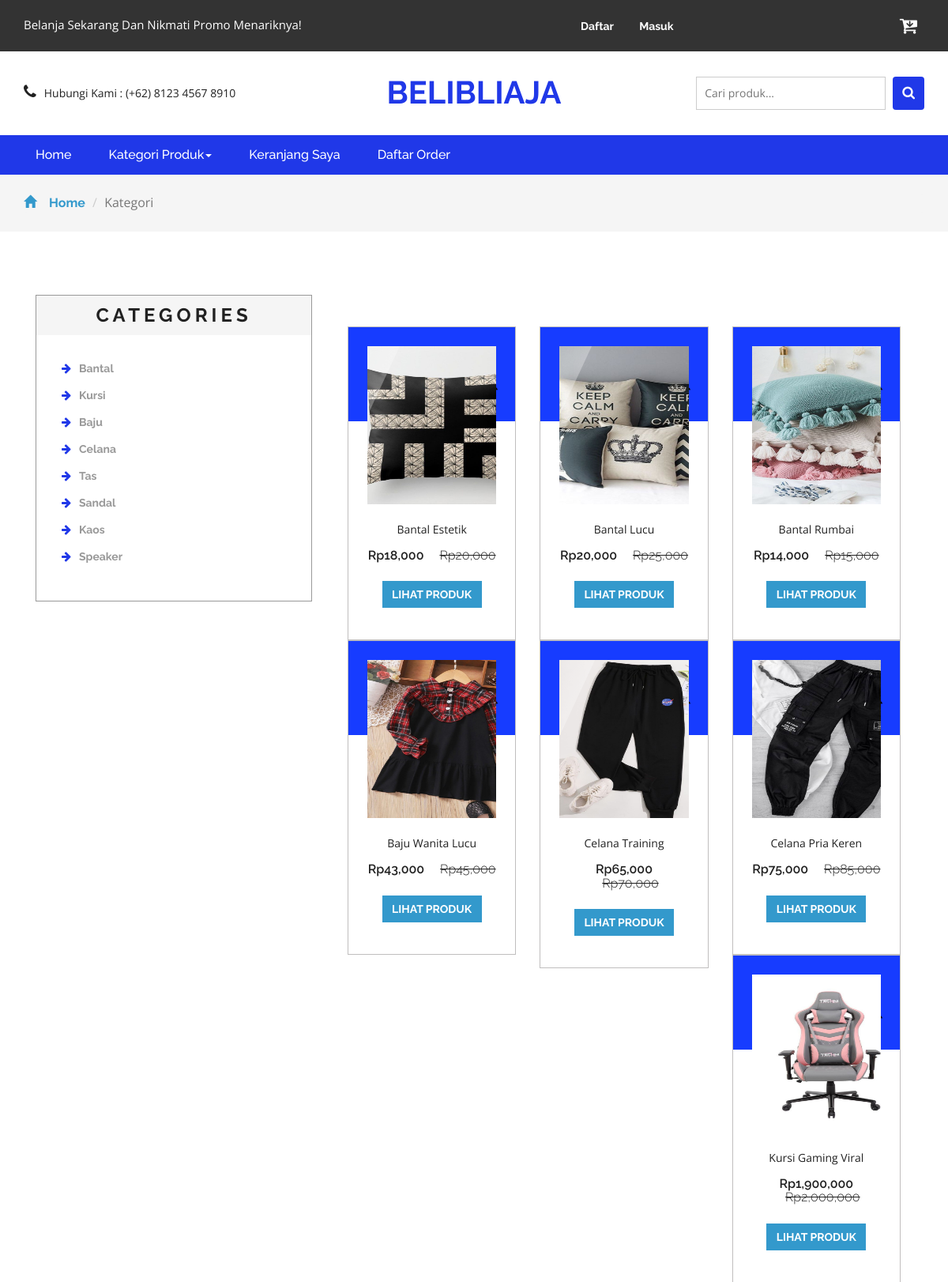
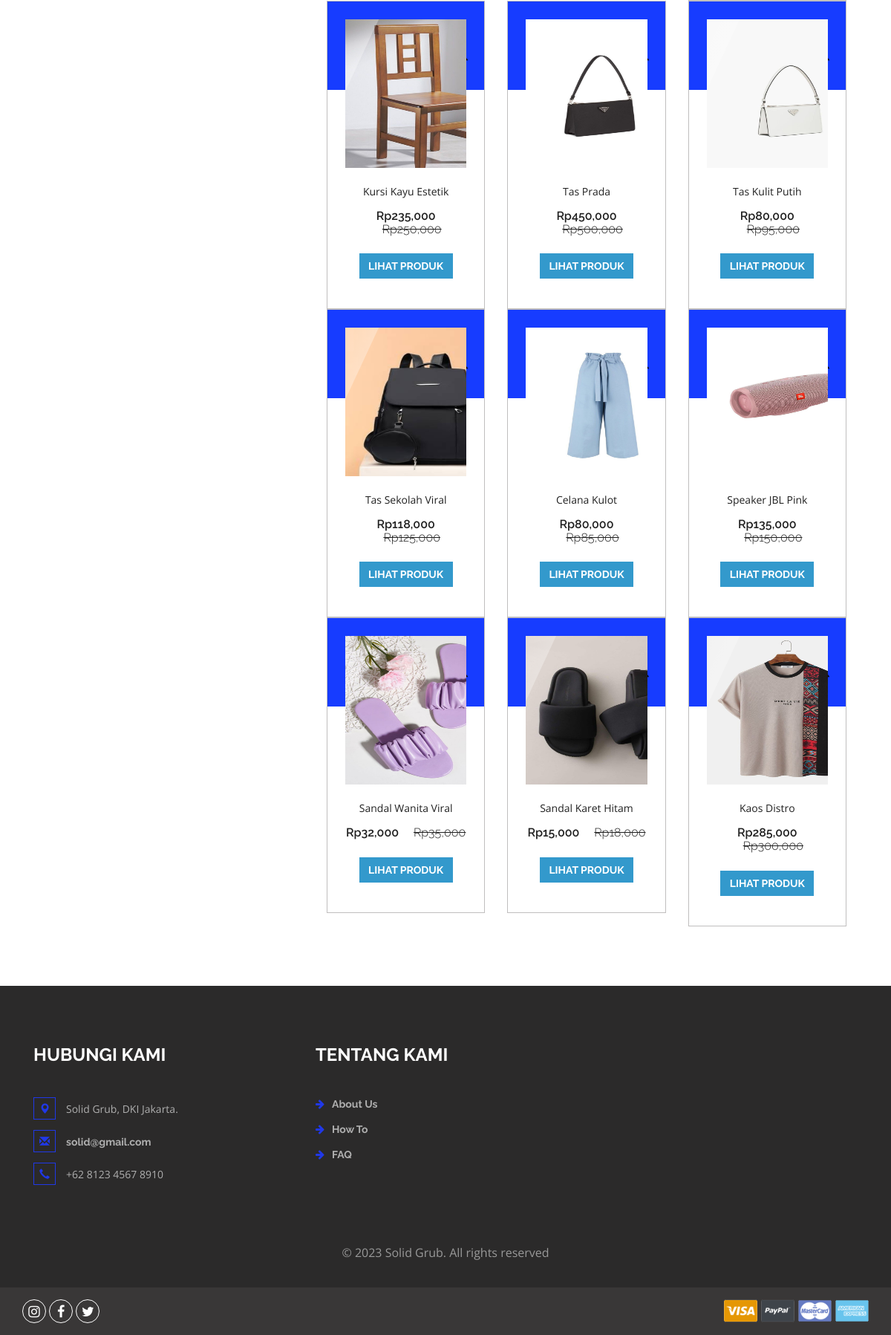
Screenshot of /search.php with the database file from the repository (2 pictures, top to bottom).
### tables this page shows
CREATE TABLE `kategori` (
  `idkategori` int(11) NOT NULL,
  `namakategori` varchar(20) NOT NULL,
  `tgldibuat` timestamp NOT NULL DEFAULT current_timestamp()
);

CREATE TABLE `produk` (
  `idproduk` int(11) NOT NULL,
  `idkategori` int(11) NOT NULL,
  `namaproduk` varchar(30) NOT NULL,
  `gambar` varchar(100) NOT NULL,
  `deskripsi` varchar(200) NOT NULL,
  `rate` int(11) NOT NULL,
  `hargabefore` int(11) NOT NULL,
  `hargaafter` int(11) NOT NULL,
  `tgldibuat` timestamp NOT NULL DEFAULT current_timestamp()
);

### search.php (the view, shortened to what this page needs)
<?php
include 'dbconnect.php';
$s = $_POST['Search'];
?>
<!DOCTYPE html>
<html>
<head>
<link href="css/bootstrap.css" rel="stylesheet" type="text/css" media="all" />
<link href="css/style.css" rel="stylesheet" type="text/css" media="all" />
<link href="css/font-awesome.css" rel="stylesheet">
</head>
<body>
	<div class="agileits_header">
		<div class="container">
			<div class="w3l_offers">
				<p>Belanja Sekarang Dan Nikmati Promo Menariknya!</p>
			</div>
			<div class="agile-login">
				<ul>
				<?php
				if(!isset($_SESSION['log'])){
					echo '
					<li><a href="registered.php"> Daftar</a></li>
					<li><a href="login.php">Masuk</a></li>
					';
				}
				?>
				</ul>
			</div>
			<div class="product_list_header">
					<a href="cart.php"><button class="w3view-cart" type="submit" name="submit" value=""><i class="fa fa-cart-arrow-down" aria-hidden="true"></i></button>
					 </a>
			</div>
			<div class="clearfix"> </div>
		</div>
	</div>
	<div class="logo_products">
		<div class="container">
		<div class="w3ls_logo_products_left1">
				<ul class="phone_email">
					<li><i class="fa fa-phone" aria-hidden="true"></i>Hubungi Kami : (+62) 8123 4567 8910</li>
				</ul>
			</div>
			<div class="w3ls_logo_products_left">
				<h1><a href="index.php">Belibliaja</a></h1>
			</div>
		<div class="w3l_search">
			<form action="search.php" method="post">
				<input type="search" name="Search" placeholder="Cari produk...">
				<button type="submit" class="btn btn-default search" aria-label="Left Align">
					<i class="fa fa-search" aria-hidden="true"> </i>
				</button>
			</form>
		</div>
			<div class="clearfix"> </div>
		</div>
	</div>
	<div class="navigation-agileits">
		<div class="container">
			<nav class="navbar navbar-default">
							<div class="collapse navbar-collapse" id="bs-megadropdown-tabs">
								<ul class="nav navbar-nav">
									<li class="active"><a href="index.php" class="act">Home</a></li>
									<li class="dropdown">
										<a href="#" class="dropdown-toggle" data-toggle="dropdown">Kategori Produk<b class="caret"></b></a>
									</li>
									<li><a href="cart.php">Keranjang Saya</a></li>
									<li><a href="konfirmasi.php">Daftar Order</a></li>
								</ul>
							</div>
							</nav>
			</div>
		</div>
	<div class="breadcrumbs">
		<div class="container">
			<ol class="breadcrumb breadcrumb1 animated wow slideInLeft" data-wow-delay=".5s">
				<li><a href="index.php"><span class="glyphicon glyphicon-home" aria-hidden="true"></span>Home</a></li>
				<li class="active">Kategori</li>
			</ol>
		</div>
	</div>
	<div class="products">
		<div class="container">
			<div class="col-md-4 products-left">
				<div class="categories">
					<h2>Categories</h2>
					<ul class="cate">
						<?php
														$kat=mysqli_query($conn,"SELECT * from kategori order by idkategori ASC");
														while($p=mysqli_fetch_array($kat)){
															?>
														<li><a href="kategori.php?idkategori=<?php echo $p['idkategori'] ?>"><i class="fa fa-arrow-right" aria-hidden="true"></i><?php echo $p['namakategori'] ?></a></li>
														<?php
																	}
														?>
					</ul>
				</div>
			</div>
			<div class="col-md-8 products-right">
				<div class="agile_top_brands_grids">
				<?php
					$brgs=mysqli_query($conn,"SELECT * from produk where namaproduk like '%$s%' or deskripsi like '%$s%' order by idproduk ASC");
					$x = mysqli_num_rows($brgs);
					if($x>0){
					while($p=mysqli_fetch_array($brgs)){
					?>
						<div class="col-md-4 top_brand_left">
						<div class="hover14 column">
							<div class="agile_top_brand_left_grid">
								<div class="agile_top_brand_left_grid_pos">
								</div>
								<div class="agile_top_brand_left_grid1">
									<figure>
										<div class="snipcart-item block">
											<div class="snipcart-thumb">
												<a href="product.php?idproduk=<?php echo $p['idproduk'] ?>"><img src="<?php echo $p['gambar']?>" width="200px" height="200px"></a>
												<p><?php echo $p['namaproduk'] ?></p>
												<h4>Rp<?php echo number_format($p['hargaafter']) ?> <span>Rp<?php echo number_format($p['hargabefore']) ?></span></h4>
											</div>
											<div class="snipcart-details top_brand_home_details">
												<fieldset>
													<a href="product.php?idproduk=<?php echo $p['idproduk'] ?>"><input type="submit" class="button" value="Lihat Produk" /></a>
												</fieldset>
											</div>
										</div>
									</figure>
								</div>
							</div>
						</div>
					</div>
						<?php
							}
					} else {
						echo "Data tidak ditemukan, coba kata kunci lainnya";
					}
						?>
				</div>
			</div>
			<div class="clearfix"> </div>
		</div>
	</div>
<div class="footer">
		<div class="container">
			<div class="w3_footer_grids">
				<div class="col-md-4 w3_footer_grid">
					<h3>Hubungi Kami</h3>
					<ul class="address">
						<li><i class="glyphicon glyphicon-map-marker" aria-hidden="true"></i>Solid Grub, DKI Jakarta.</li>
						<li><i class="glyphicon glyphicon-envelope" aria-hidden="true"></i><a href="mailto:solid@email">solid@gmail.com</a></li>
						<li><i class="glyphicon glyphicon-earphone" aria-hidden="true"></i>+62 8123 4567 8910</li>
					</ul>
				</div>
				<div class="col-md-3 w3_footer_grid">
					<h3>Tentang Kami</h3>
					<ul class="info">
						<li><i class="fa fa-arrow-right" aria-hidden="true"></i><a href="about.html">About Us</a></li>
						<li><i class="fa fa-arrow-right" aria-hidden="true"></i><a href="about.html">How To</a></li>
						<li><i class="fa fa-arrow-right" aria-hidden="true"></i><a href="about.html">FAQ</a></li>
					</ul>
				</div>
				<div class="clearfix"> </div>
			</div>
		</div>
		<div class="footer-copy">
			<div class="container">
				<p>© 2023 Solid Grub. All rights reserved</p>
			</div>
		</div>
	</div>
	<div class="footer-botm">
			<div class="container">
				<div class="w3layouts-foot">
					<ul>
						<li><a href="#" class="w3_agile_instagram"><i class="fa fa-instagram" aria-hidden="true"></i></a></li>
						<li><a href="#" class="w3_agile_facebook"><i class="fa fa-facebook" aria-hidden="true"></i></a></li>
						<li><a href="#" class="agile_twitter"><i class="fa fa-twitter" aria-hidden="true"></i></a></li>
					</ul>
				</div>
				<div class="payment-w3ls">
					<img src="images/card.png" alt=" " class="img-responsive">
				</div>
				<div class="clearfix"> </div>
			</div>
		</div>
<link href="css/skdslider.css" rel="stylesheet">
</body>
</html>

### rows the page displays
kategori: namakategori "Bantal"
kategori: namakategori "Kursi"
kategori: namakategori "Baju"
kategori: namakategori "Celana"
kategori: namakategori "Tas"
kategori: namakategori "Sandal"
kategori: namakategori "Kaos"
kategori: namakategori "Speaker"
produk: gambar (picture), namaproduk "Bantal Estetik", hargaafter "18,000", hargabefore "20,000"
produk: gambar (picture), namaproduk "Bantal Lucu", hargaafter "20,000", hargabefore "25,000"
produk: gambar (picture), namaproduk "Bantal Rumbai", hargaafter "14,000", hargabefore "15,000"
produk: gambar (picture), namaproduk "Baju Wanita Lucu", hargaafter "43,000", hargabefore "45,000"
produk: gambar (picture), namaproduk "Celana Training", hargaafter "65,000", hargabefore "70,000"
produk: gambar (picture), namaproduk "Celana Pria Keren", hargaafter "75,000", hargabefore "85,000"
produk: gambar (picture), namaproduk "Kursi Gaming Viral", hargaafter "1,900,000", hargabefore "2,000,000"
produk: gambar (picture), namaproduk "Kursi Kayu Estetik", hargaafter "235,000", hargabefore "250,000"
produk: gambar (picture), namaproduk "Tas Prada", hargaafter "450,000", hargabefore "500,000"
produk: gambar (picture), namaproduk "Tas Kulit Putih", hargaafter "80,000", hargabefore "95,000"
produk: gambar (picture), namaproduk "Tas Sekolah Viral", hargaafter "118,000", hargabefore "125,000"
produk: gambar (picture), namaproduk "Celana Kulot", hargaafter "80,000", hargabefore "85,000"
produk: gambar (picture), namaproduk "Speaker JBL Pink", hargaafter "135,000", hargabefore "150,000"
produk: gambar (picture), namaproduk "Sandal Wanita Viral", hargaafter "32,000", hargabefore "35,000"
produk: gambar (picture), namaproduk "Sandal Karet Hitam", hargaafter "15,000", hargabefore "18,000"
produk: gambar (picture), namaproduk "Kaos Distro", hargaafter "285,000", hargabefore "300,000"
